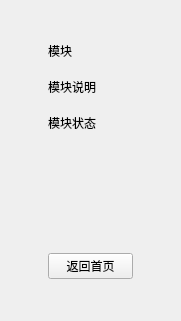
<?xml version="1.0" encoding="UTF-8"?>
<ui version="4.0">
 <class>ModulePlaceholderPage</class>
 <widget class="QWidget" name="ModulePlaceholderPage">
  <property name="geometry">
   <rect>
    <x>0</x>
    <y>0</y>
    <width>181</width>
    <height>321</height>
   </rect>
  </property>
  <layout class="QVBoxLayout" name="layout">
   <property name="spacing">
    <number>18</number>
   </property>
   <property name="leftMargin">
    <number>48</number>
   </property>
   <property name="topMargin">
    <number>42</number>
   </property>
   <property name="rightMargin">
    <number>48</number>
   </property>
   <property name="bottomMargin">
    <number>42</number>
   </property>
   <item>
    <widget class="QLabel" name="moduleTitle">
     <property name="text">
      <string>模块</string>
     </property>
    </widget>
   </item>
   <item>
    <widget class="QLabel" name="moduleDescription">
     <property name="text">
      <string>模块说明</string>
     </property>
     <property name="wordWrap">
      <bool>true</bool>
     </property>
    </widget>
   </item>
   <item>
    <widget class="QLabel" name="moduleStatus">
     <property name="text">
      <string>模块状态</string>
     </property>
     <property name="wordWrap">
      <bool>true</bool>
     </property>
    </widget>
   </item>
   <item>
    <spacer name="verticalSpacer">
     <property name="orientation">
      <enum>Qt::Vertical</enum>
     </property>
     <property name="sizeHint" stdset="0">
      <size>
       <width>20</width>
       <height>40</height>
      </size>
     </property>
    </spacer>
   </item>
   <item>
    <widget class="QPushButton" name="backButton">
     <property name="maximumSize">
      <size>
       <width>140</width>
       <height>16777215</height>
      </size>
     </property>
     <property name="text">
      <string>返回首页</string>
     </property>
    </widget>
   </item>
  </layout>
  <zorder>backButton</zorder>
  <zorder>moduleTitle</zorder>
  <zorder>moduleDescription</zorder>
  <zorder>moduleStatus</zorder>
 </widget>
 <resources/>
 <connections/>
</ui>
